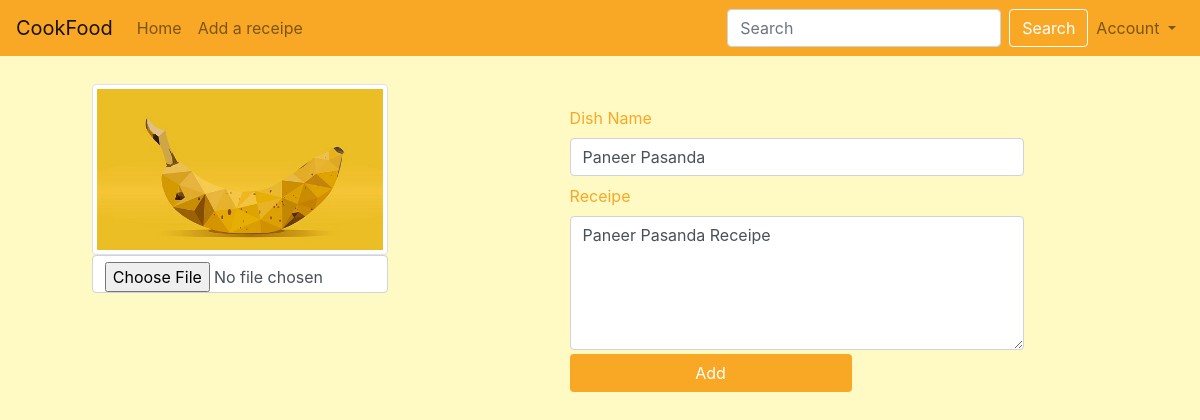
Before: /blogs/update_blog/one@one.com-Paneer Pasanda-None (signed in) with the older database file.
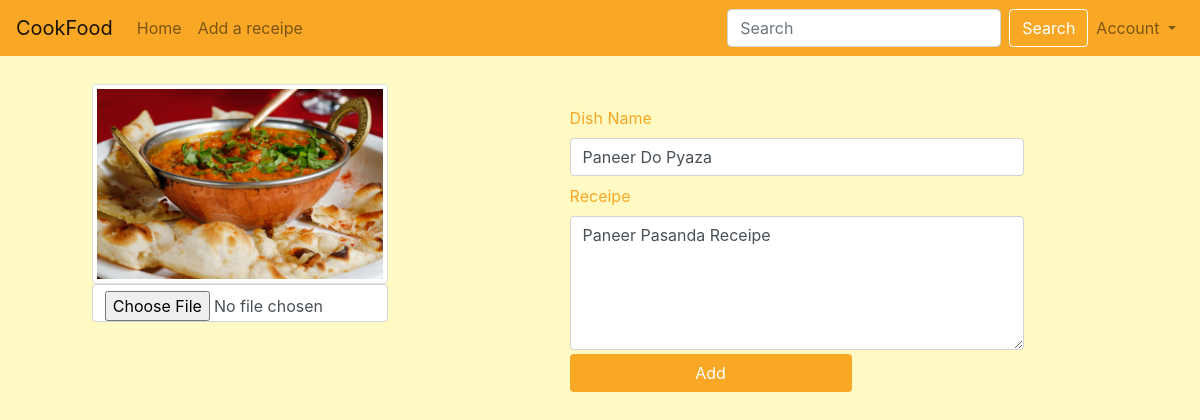
After: the same page with the newer database file.
### my_project/blogs/models.py (models this page shows, shortened)
class Blog(db.Model):
    __tablename__ = 'blogs'
    id = db.Column(db.Integer, primary_key=True)
    blog_id = db.Column(db.Text)
    dish_name = db.Column(db.String(60), nullable=False)
    dish_receipe = db.Column(db.Text)
    date = db.Column(db.DateTime, nullable=False, default=datetime.utcnow)
    recipe_img = db.Column(db.String(80), nullable=True)
    email = db.Column(db.String(80), db.ForeignKey('users.email'), nullable=False)
    user = db.relationship('User', backref=db.backref('blogs', lazy=True))

### my_project/blogs/view.py (the view)
@blog_bp.route("/update_blog/<blog_id>", methods=['GET', 'POST'])
@login_required
def update_blog(blog_id):
    blog_to_be_updated = Blog.query.filter_by(blog_id=blog_id).first()
    print(blog_to_be_updated.dish_name)
    print(blog_to_be_updated.dish_receipe)
    form = CreateBlog()
    if form.validate_on_submit():
        if form.dish_name.data:
            blog_to_be_updated.dish_name = form.dish_name.data
        if form.dish_reciepe.data:
            blog_to_be_updated.dish_receipe = form.dish_reciepe.data
        if form.dish_img.data:
            print(form.dish_img.data)
            pic = add_dish_pic(pic_upload=form.dish_img.data, blog_id=blog_id)
            blog_to_be_updated.recipe_img = pic
            print("Image uploaded")
        db.session.add(blog_to_be_updated)
        db.session.commit()
        return redirect(url_for('blog_bp.view_blogs'))
    elif request.method == "GET":
        form.dish_name.data = blog_to_be_updated.dish_name
        form.dish_reciepe.data = blog_to_be_updated.dish_receipe
    return render_template('blogs/update_blog.html', blog=blog_to_be_updated, form=form)

### my_project/blogs/forms.py
class CreateBlog(FlaskForm):
    dish_name = StringField("Dish Name")
    dish_reciepe = TextAreaField("Receipe")
    dish_img = FileField("Image")
    save_blog = SubmitField("Add")

### my_project/sign_up/models.py (called while the page is built)
@login_manager.user_loader
def load_user(user_id):
    return User.query.get(user_id)

### my_project/blogs/templates/blogs/update_blog.html (shortened to what this page needs)
{% extends "base.html" %} {% block content %}
<div class="parent-container">
    <form method="POST" enctype="multipart/form-data">
        <div class="row justify-content-md-center">
            <div class="col-4 mycontent-left">
                <div>
                    {% if blog.recipe_img == None %}
                    <img src="{{ url_for('static', filename='images/default.jpg') }}" class=" z-depth-1-half avatar-pic img-thumbnail" id="dish_image"> {% else %}
                    <img src="{{ url_for('static', filename='images/'+blog.recipe_img) }}" class=" z-depth-1-half avatar-pic img-thumbnail" id="dish_image"> {% endif %}
                    {{ form.dish_img(class="form-control", onchange="readDishURL(this);") }}
                </div>
            </div>
            <div class="col-8 ">
                <div class="form-group">
                    <div class="blog-details">
                        {{ form.dish_name.label(class="padded_label")}}
                        {{ form.dish_name(placeholder= blog.dish_name, class="form-control") }}
                        {{form.dish_reciepe.label(class="padded_label")}}
                        {{ form.dish_reciepe(placeholder="Reciepe", class="form-control", rows="5") }}
                        <div class="update-btn">
                            {{ form.save_blog(class_="btn btn-block btn-color")}}
                        </div>
                    </div>
                </div>
            </div>
        </div>
    </form>
</div>
{% endblock %}

Changed rows visible on the page:
changed Blog: recipe_img: picture added; dish_name "Paneer Pasanda" → "Paneer Do Pyaza"
